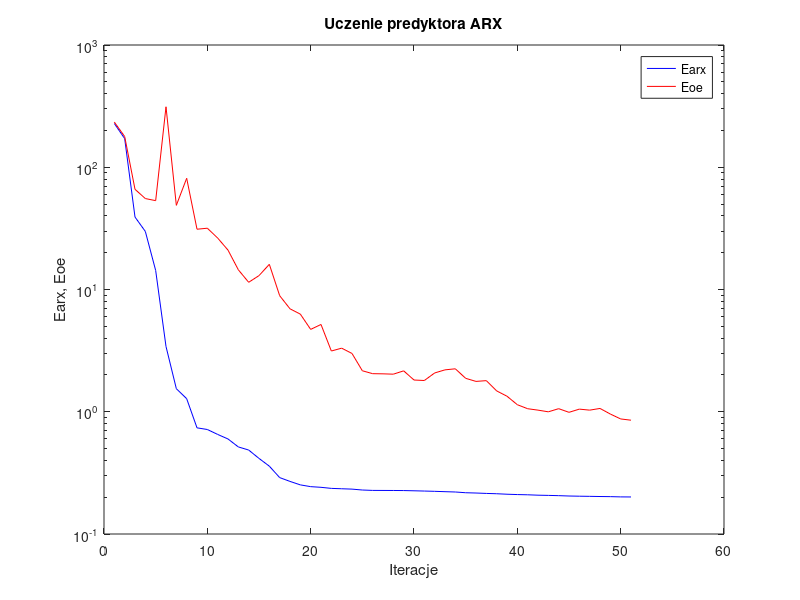
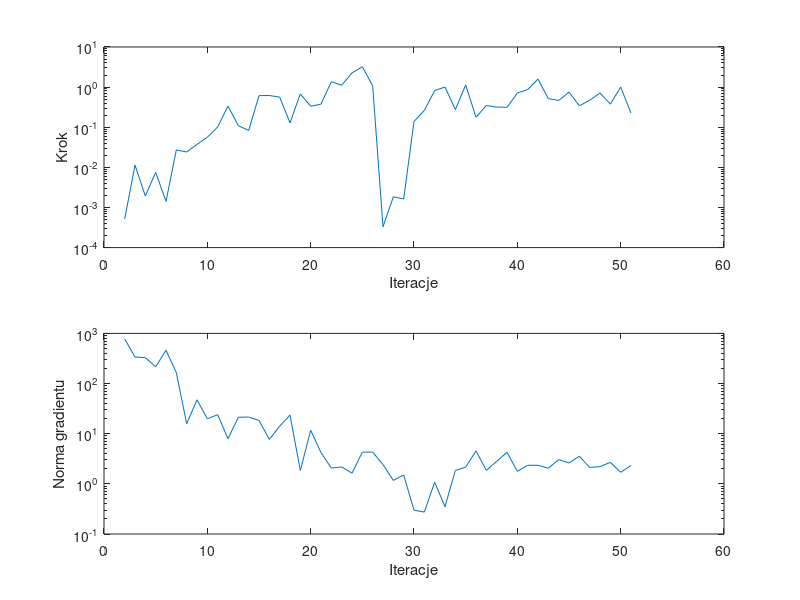

MATLAB code for these plots, in order:
%uczenie predyktora arx
clear all;
n=0; farx(n+1)=2.279070e+002; foe(n+1)=2.340925e+002; wspucz(n+1)=0.000000e+000; ng(n+1)=0.000000e+000;
%odnowa zmiennej metryki
n=1; farx(n+1)=1.716244e+002; foe(n+1)=1.785459e+002; krok(n+1)=5.148205e-004; ng(n+1)=7.774113e+002;
n=2; farx(n+1)=3.914788e+001; foe(n+1)=6.600307e+001; krok(n+1)=1.136409e-002; ng(n+1)=3.375775e+002;
n=3; farx(n+1)=2.985559e+001; foe(n+1)=5.545657e+001; krok(n+1)=1.925691e-003; ng(n+1)=3.284731e+002;
n=4; farx(n+1)=1.431034e+001; foe(n+1)=5.330794e+001; krok(n+1)=7.505960e-003; ng(n+1)=2.155555e+002;
n=5; farx(n+1)=3.418719e+000; foe(n+1)=3.123424e+002; krok(n+1)=1.420511e-003; ng(n+1)=4.611918e+002;
n=6; farx(n+1)=1.544012e+000; foe(n+1)=4.879386e+001; krok(n+1)=2.720095e-002; ng(n+1)=1.644713e+002;
n=7; farx(n+1)=1.279204e+000; foe(n+1)=8.125022e+001; krok(n+1)=2.414071e-002; ng(n+1)=1.579732e+001;
n=8; farx(n+1)=7.386378e-001; foe(n+1)=3.112528e+001; krok(n+1)=3.726844e-002; ng(n+1)=4.741962e+001;
n=9; farx(n+1)=7.158828e-001; foe(n+1)=3.172083e+001; krok(n+1)=5.625683e-002; ng(n+1)=1.986242e+001;
n=10; farx(n+1)=6.523795e-001; foe(n+1)=2.635957e+001; krok(n+1)=1.015974e-001; ng(n+1)=2.391602e+001;
n=11; farx(n+1)=5.989433e-001; foe(n+1)=2.100005e+001; krok(n+1)=3.375584e-001; ng(n+1)=7.962381e+000;
n=12; farx(n+1)=5.155167e-001; foe(n+1)=1.449299e+001; krok(n+1)=1.094124e-001; ng(n+1)=2.127640e+001;
n=13; farx(n+1)=4.863170e-001; foe(n+1)=1.145414e+001; krok(n+1)=8.304721e-002; ng(n+1)=2.146302e+001;
n=14; farx(n+1)=4.152676e-001; foe(n+1)=1.299024e+001; krok(n+1)=6.121507e-001; ng(n+1)=1.840455e+001;
n=15; farx(n+1)=3.588583e-001; foe(n+1)=1.606746e+001; krok(n+1)=6.182030e-001; ng(n+1)=7.689012e+000;
n=16; farx(n+1)=2.893303e-001; foe(n+1)=8.900521e+000; krok(n+1)=5.631821e-001; ng(n+1)=1.406313e+001;
n=17; farx(n+1)=2.692937e-001; foe(n+1)=6.951191e+000; krok(n+1)=1.288588e-001; ng(n+1)=2.354314e+001;
n=18; farx(n+1)=2.522682e-001; foe(n+1)=6.289757e+000; krok(n+1)=6.776371e-001; ng(n+1)=1.841119e+000;
n=19; farx(n+1)=2.439955e-001; foe(n+1)=4.717212e+000; krok(n+1)=3.329123e-001; ng(n+1)=1.172797e+001;
n=20; farx(n+1)=2.409384e-001; foe(n+1)=5.176124e+000; krok(n+1)=3.772555e-001; ng(n+1)=4.201272e+000;
n=21; farx(n+1)=2.361535e-001; foe(n+1)=3.139633e+000; krok(n+1)=1.361453e+000; ng(n+1)=2.061048e+000;
n=22; farx(n+1)=2.344902e-001; foe(n+1)=3.312770e+000; krok(n+1)=1.114269e+000; ng(n+1)=2.176126e+000;
n=23; farx(n+1)=2.329022e-001; foe(n+1)=2.997755e+000; krok(n+1)=2.254461e+000; ng(n+1)=1.629737e+000;
n=24; farx(n+1)=2.289803e-001; foe(n+1)=2.164289e+000; krok(n+1)=3.217214e+000; ng(n+1)=4.290170e+000;
n=25; farx(n+1)=2.273183e-001; foe(n+1)=2.048772e+000; krok(n+1)=1.075480e+000; ng(n+1)=4.303370e+000;
%odnowa zmiennej metryki
n=26; farx(n+1)=2.271325e-001; foe(n+1)=2.042494e+000; krok(n+1)=3.301872e-004; ng(n+1)=2.416081e+000;
n=27; farx(n+1)=2.269755e-001; foe(n+1)=2.029541e+000; krok(n+1)=1.846469e-003; ng(n+1)=1.171488e+000;
n=28; farx(n+1)=2.266780e-001; foe(n+1)=2.160573e+000; krok(n+1)=1.631264e-003; ng(n+1)=1.500941e+000;
n=29; farx(n+1)=2.256851e-001; foe(n+1)=1.818093e+000; krok(n+1)=1.392689e-001; ng(n+1)=2.982592e-001;
n=30; farx(n+1)=2.245893e-001; foe(n+1)=1.801283e+000; krok(n+1)=2.625380e-001; ng(n+1)=2.737266e-001;
n=31; farx(n+1)=2.233983e-001; foe(n+1)=2.076739e+000; krok(n+1)=8.193164e-001; ng(n+1)=1.079354e+000;
n=32; farx(n+1)=2.219436e-001; foe(n+1)=2.201656e+000; krok(n+1)=1.002692e+000; ng(n+1)=3.505154e-001;
n=33; farx(n+1)=2.206139e-001; foe(n+1)=2.245808e+000; krok(n+1)=2.745494e-001; ng(n+1)=1.852960e+000;
n=34; farx(n+1)=2.175806e-001; foe(n+1)=1.877001e+000; krok(n+1)=1.133514e+000; ng(n+1)=2.152030e+000;
n=35; farx(n+1)=2.163839e-001; foe(n+1)=1.771120e+000; krok(n+1)=1.775417e-001; ng(n+1)=4.547441e+000;
n=36; farx(n+1)=2.147516e-001; foe(n+1)=1.796712e+000; krok(n+1)=3.477470e-001; ng(n+1)=1.859101e+000;
n=37; farx(n+1)=2.134923e-001; foe(n+1)=1.480719e+000; krok(n+1)=3.183983e-001; ng(n+1)=2.803130e+000;
n=38; farx(n+1)=2.115281e-001; foe(n+1)=1.339633e+000; krok(n+1)=3.136529e-001; ng(n+1)=4.254214e+000;
n=39; farx(n+1)=2.101985e-001; foe(n+1)=1.141811e+000; krok(n+1)=7.101669e-001; ng(n+1)=1.776939e+000;
n=40; farx(n+1)=2.092997e-001; foe(n+1)=1.058816e+000; krok(n+1)=8.704303e-001; ng(n+1)=2.349890e+000;
n=41; farx(n+1)=2.077194e-001; foe(n+1)=1.030909e+000; krok(n+1)=1.585247e+000; ng(n+1)=2.342968e+000;
n=42; farx(n+1)=2.069240e-001; foe(n+1)=9.987642e-001; krok(n+1)=5.138574e-001; ng(n+1)=2.050509e+000;
n=43; farx(n+1)=2.059264e-001; foe(n+1)=1.059731e+000; krok(n+1)=4.641165e-001; ng(n+1)=3.039726e+000;
n=44; farx(n+1)=2.045407e-001; foe(n+1)=9.893720e-001; krok(n+1)=7.491049e-001; ng(n+1)=2.605826e+000;
n=45; farx(n+1)=2.038041e-001; foe(n+1)=1.050752e+000; krok(n+1)=3.427774e-001; ng(n+1)=3.552884e+000;
n=46; farx(n+1)=2.032754e-001; foe(n+1)=1.030832e+000; krok(n+1)=4.686024e-001; ng(n+1)=2.125409e+000;
n=47; farx(n+1)=2.026015e-001; foe(n+1)=1.064319e+000; krok(n+1)=7.113726e-001; ng(n+1)=2.208957e+000;
n=48; farx(n+1)=2.021551e-001; foe(n+1)=9.578656e-001; krok(n+1)=3.762824e-001; ng(n+1)=2.681817e+000;
n=49; farx(n+1)=2.011718e-001; foe(n+1)=8.733170e-001; krok(n+1)=9.990941e-001; ng(n+1)=1.699918e+000;
n=50; farx(n+1)=2.009010e-001; foe(n+1)=8.528695e-001; krok(n+1)=2.250273e-001; ng(n+1)=2.320844e+000;

figure; semilogy(farx,'b'); hold on; semilogy(foe,'r'); xlabel('Iteracje'); ylabel('Earx, Eoe'); legend('Earx','Eoe'); title('Uczenie predyktora ARX');
figure; subplot(2,1,1); semilogy(krok); xlabel('Iteracje'); ylabel('Krok');
subplot(2,1,2); semilogy(ng); xlabel('Iteracje'); ylabel('Norma gradientu');
Earx=farx(n+1)
Eoe=foe(n+1)
